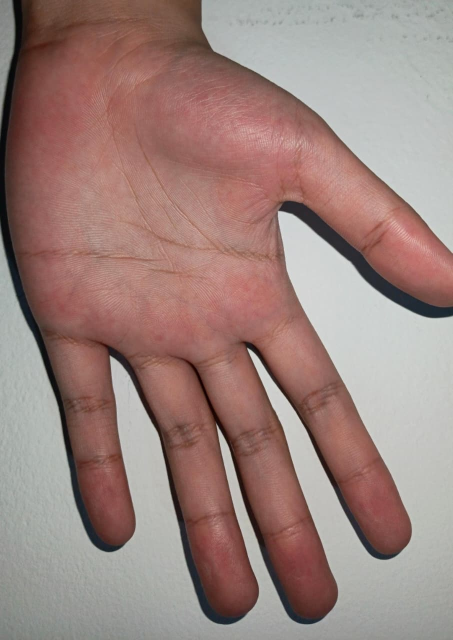
#> input picture dataset/gilbob tes.jpeg, 905 x 1280 px (shown at 1/2 size)
$ python -i preprocessing.py   (imports and definitions only)
#> lines starting #> are read from the running program, lines starting #| are printed output that depends on the picture
#> further down, picture is the input picture: shape (1280, 905, 3); mean B, G, R 125.8, 131.2, 156.2
import cv2

IMG_SIZE = 400


def preprocess_image(image):
    if image is None:
        return None, None, None

    resized = cv2.resize(image, (IMG_SIZE, IMG_SIZE))
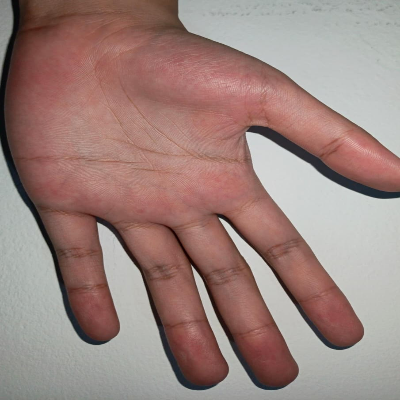
#> resized: shape (400, 400, 3); mean B, G, R 125.7, 131.2, 156.1

    gray = cv2.cvtColor(resized, cv2.COLOR_BGR2GRAY)
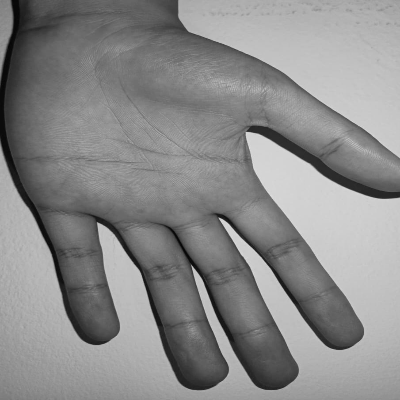
#> gray: shape (400, 400); min 5, max 223, mean 138

    clahe = cv2.createCLAHE(clipLimit=2.0, tileGridSize=(8, 8))
    contrast = clahe.apply(gray)
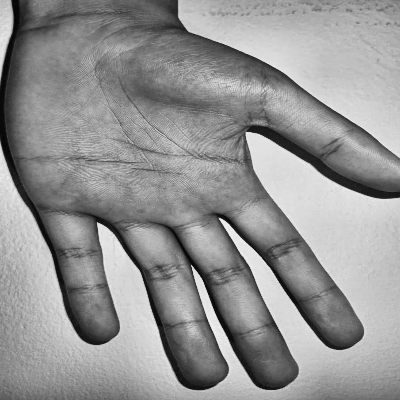
#> contrast: shape (400, 400); min 2, max 243, mean 147.8

    noise_reduced = cv2.GaussianBlur(contrast, (5, 5), 0)
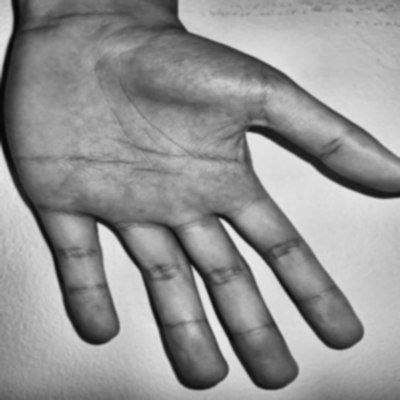
#> noise_reduced: shape (400, 400); min 7, max 237, mean 147.8

    return gray, contrast, noise_reduced


def preprocess_single_channel(gray_img):
    if gray_img is None:
        return None, None

    resized = cv2.resize(gray_img, (IMG_SIZE, IMG_SIZE))

    clahe = cv2.createCLAHE(clipLimit=2.0, tileGridSize=(8, 8))
    contrast = clahe.apply(resized)

    noise_reduced = cv2.GaussianBlur(contrast, (5, 5), 0)

    return contrast, noise_reduced

>>> import cv2
>>> picture = cv2.imread('../dataset/gilbob tes.jpeg')
>>> result = preprocess_image(picture)

$ run again, on dataset/tes kaka.jpeg
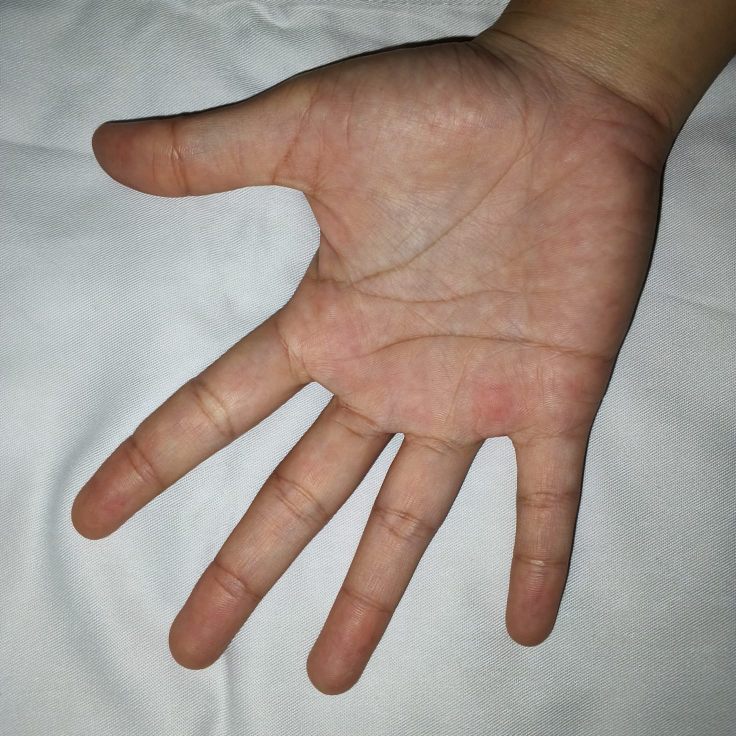
#> input picture dataset/tes kaka.jpeg, 1472 x 1472 px (shown at 1/2 size)
#> picture is the input picture: shape (1472, 1472, 3); mean B, G, R 141.2, 149.4, 162.5
#> in preprocess_image, `gray = cv2.cvtColor(resized, cv2.COLOR_BGR2GRAY)`:
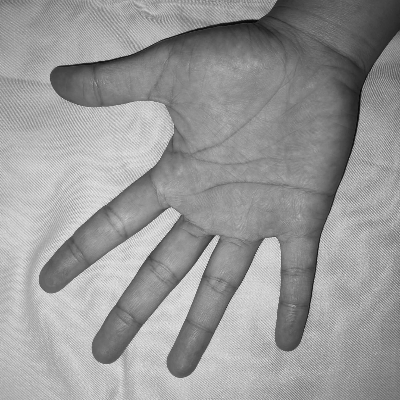
#> gray: shape (400, 400); min 6, max 241, mean 152.3
#> in preprocess_image, `noise_reduced = cv2.GaussianBlur(contrast, (5, 5), 0)`:
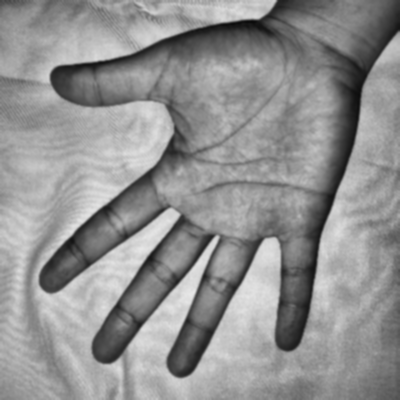
#> noise_reduced: shape (400, 400); min 10, max 231, mean 145.3
